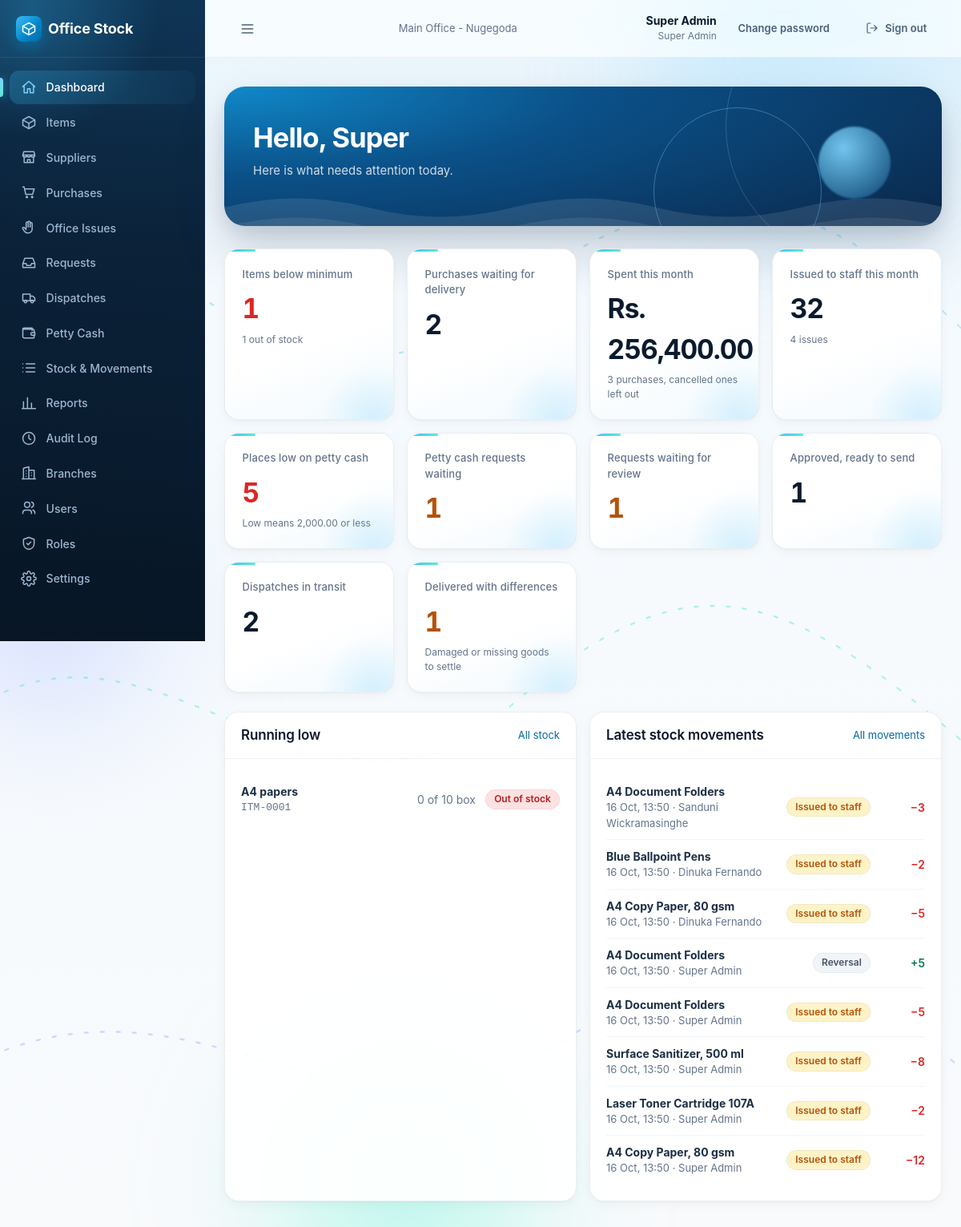
Page / (signed in) on the earlier database version.
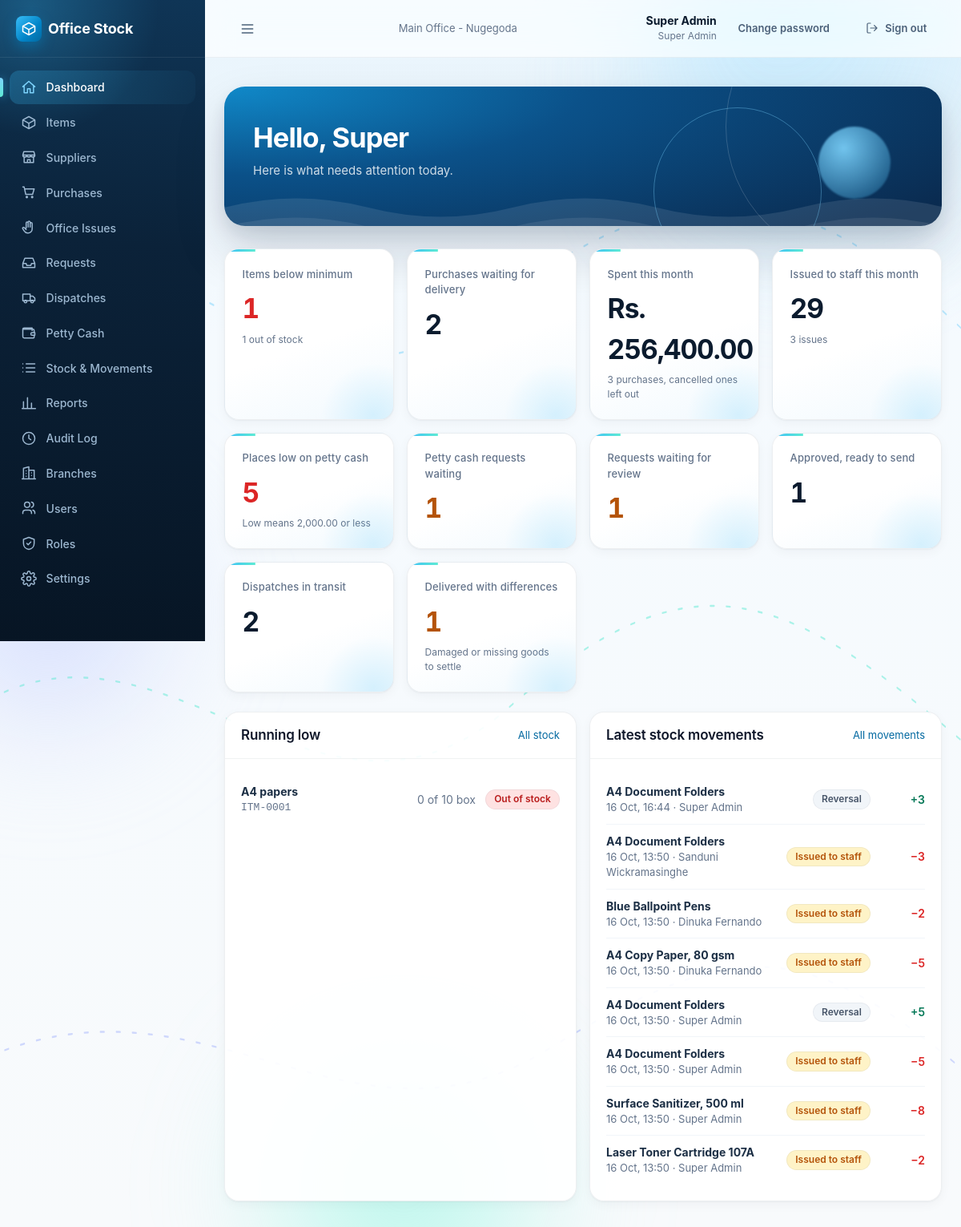
Same page on the later database version.
### catalog/models.py (models this page shows, shortened)
class Item(models.Model):
    code = models.CharField(max_length=20, unique=True)
    name = models.CharField(max_length=160)
    category = models.ForeignKey(Category, on_delete=models.PROTECT, related_name='items')
    unit = models.CharField(max_length=30)  # e.g. ream, box, piece
    min_stock = models.PositiveIntegerField(default=0)
    last_unit_cost = models.DecimalField(max_digits=12, decimal_places=2, null=True, blank=True,
                                         validators=[MinValueValidator(Decimal('0'))])
    active = models.BooleanField(default=True)
    created_at = models.DateTimeField(auto_now_add=True)
    updated_at = models.DateTimeField(auto_now=True)
    class Meta:
        ordering = ['name']

### inventory/models.py (models this page shows, shortened)
class StockLedger(AppendOnlyModel):
    item = models.ForeignKey('catalog.Item', on_delete=models.PROTECT, related_name='ledger_rows')
    branch = models.ForeignKey('accounts.Branch', null=True, blank=True, on_delete=models.PROTECT, related_name='ledger_rows')
    in_transit = models.BooleanField(default=False)
    quantity_change = models.IntegerField()  # + in, - out
    type = models.CharField(max_length=20, choices=choices(LEDGER_TYPES))
    source_model = models.CharField(max_length=30, blank=True, default='')  # 'Purchase' | 'Dispatch' | 'OfficeIssue' ...
    source_id = models.CharField(max_length=40, blank=True, default='')
    reason = models.CharField(max_length=200, blank=True, default='')  # a code such as 'damaged', or free text
    note = models.CharField(max_length=200, blank=True, default='')
    reversal_of = models.ForeignKey('self', null=True, blank=True, on_delete=models.PROTECT, related_name='+')
    created_by = models.ForeignKey(settings.AUTH_USER_MODEL, null=True, blank=True, on_delete=models.PROTECT, related_name='+')
    created_at = models.DateTimeField(auto_now_add=True)
    objects = StockLedgerQuerySet.as_manager()
    objects_message = 'Stock ledger rows cannot be changed. Post a reversal instead.'
    class Meta:
        ordering = ['-created_at', '-id']
        indexes = [
            models.Index(fields=['item', 'branch']),
            models.Index(fields=['branch', 'item']),
            models.Index(fields=['branch', '-created_at', '-id']),
            models.Index(fields=['-created_at', '-id']),
        ]

### accounts/models.py (models this page shows, shortened)
class User(AbstractBaseUser):
    name = models.CharField(max_length=120)
    email = models.EmailField(unique=True)
    role = models.CharField(max_length=40)
    permissions = models.JSONField(null=True, blank=True, default=None)
    branch = models.ForeignKey(Branch, on_delete=models.PROTECT, related_name='users')
    active = models.BooleanField(default=True)
    failed_logins = models.PositiveSmallIntegerField(default=0)
    locked_until = models.DateTimeField(null=True, blank=True)
    created_at = models.DateTimeField(auto_now_add=True)
    updated_at = models.DateTimeField(auto_now=True)
    USERNAME_FIELD = 'email'
    REQUIRED_FIELDS = ['name']
    objects = UserManager()
    class Meta:
        ordering = ['name']
    @property
    def role_def(self):
        if not hasattr(self, '_role_def'):
            if self.role == SUPER_ADMIN_ROLE['key']:
                self._role_def = SUPER_ADMIN_ROLE
            else:
                r = Role.objects.filter(key=self.role).first()
                self._role_def = r.as_def() if r else None
        return self._role_def
    @property
    def role_name(self):
        return (self.role_def or {}).get('name') or self.role

### core/views.py (the view)
# urls.py: path('', views.dashboard, name='dashboard'),
@login_required
def dashboard(request):
    data = build_dashboard(request.user)
    perms = request.perms
    stock_link = 'inventory:stock' if 'stock.view' in perms else 'catalog:item_list'
    tiles = []
    if 'low_stock' in data:
        ls = data['low_stock']
        tiles.append({'label': 'Items below minimum', 'value': ls['count'], 'url': stock_link,
                      'tone': 'bad' if ls['out_of_stock'] > 0 else ('warn' if ls['count'] > 0 else ''),
                      'note': f"{ls['out_of_stock']} out of stock" if ls['out_of_stock'] > 0
                      else ('All items are above their minimum' if ls['count'] == 0 else '')})
    if 'purchases' in data:
        p = data['purchases']
        tiles.append({'label': 'Purchases waiting for delivery', 'value': p['awaiting_delivery'], 'url': 'inventory:purchase_list'})
        tiles.append({'label': 'Spent this month', 'value': p['spent_this_month'], 'money': True, 'url': 'inventory:purchase_list',
                      'note': f"{p['count_this_month']} purchase{'' if p['count_this_month'] == 1 else 's'}, cancelled ones left out"})
    if 'issues' in data:
        i = data['issues']
        tiles.append({'label': 'Issued to staff this month', 'value': i['units_this_month'], 'url': 'inventory:issue_list',
                      'note': f"{i['count_this_month']} issue{'' if i['count_this_month'] == 1 else 's'}"})
    if 'petty_cash' in data:
        pc = data['petty_cash']
        if pc['all_branches']:
            tiles.append({'label': 'Places low on petty cash', 'value': pc['low_count'], 'url': 'pettycash:overview',
                          'tone': 'bad' if pc['low_count'] else '',
                          'note': f"Low means {pc['low_level']:,.2f} or less"})
            if 'petty_cash.approve' in perms:
                tiles.append({'label': 'Petty cash requests waiting', 'value': pc['waiting'], 'url': 'pettycash:request_list',
                              'tone': 'warn' if pc['waiting'] else ''})
        else:
            low = pc['low_count'] > 0
            tiles.append({'label': 'Your petty cash', 'value': pc['balance'], 'money': True, 'url': 'pettycash:overview',
                          'tone': 'bad' if low else '', 'note': 'Low, please request more' if low else ''})
    if 'requests' in data:
        r = data['requests']
        reviewer = 'requests.review' in perms
        tiles.append({'label': 'Requests waiting for review' if reviewer else 'Your requests waiting for review',
                      'value': r['waiting_for_review'], 'url': 'branchops:request_list',
                      'tone': 'warn' if reviewer and r['waiting_for_review'] > 0 else ''})
        if 'dispatches.manage' in perms:
            tiles.append({'label': 'Approved, ready to send', 'value': r['ready_to_send'], 'url': 'branchops:request_list'})
    if 'dispatches' in data:
        d = data['dispatches']
        receiver = 'dispatches.receive' in perms and 'dispatches.manage' not in perms
        tiles.append({'label': 'Deliveries on the way to you' if receiver else 'Dispatches in transit',
                      'value': d['in_transit'], 'url': 'branchops:dispatch_list'})
        if d['with_differences'] > 0:
            tiles.append({'label': 'Delivered with differences', 'value': d['with_differences'], 'url': 'branchops:dispatch_list',
                          'tone': 'warn', 'note': 'Damaged or missing goods to settle'})
    return render(request, 'core/dashboard.html', {
        'data': data, 'tiles': tiles, 'stock_link': stock_link, 'first_name': request.user.name.split(' ')[0],
        'has_content': bool(tiles) or 'recent_movements' in data, 'recent': data.get('recent_movements', [])})

### accounts/roles.py (called while the page is built, shortened)
def ensure_default_roles():
    settings = Setting.get()
    if settings.default_roles_seeded:
        return False

### core/context_processors.py (called while the page is built)
def app(request):
    ctx = {}
    user = getattr(request, 'user', None)
    if user is None or not user.is_authenticated:
        return ctx
    settings = Setting.get()
    ctx['app_settings'] = settings
    perms = getattr(request, 'perms', [])
    nav = []
    path = request.path
    for n in visible_nav(user, perms, settings.branch_module_enabled):
        try:
            url = reverse(n['url'])
        except NoReverseMatch:
            continue
        active = path == url if n.get('exact') else path.startswith(n['match'])
        nav.append({**n, 'href': url, 'active': active})
    ctx.update({
        'nav': nav,
        'perm': {p.replace('.', '_'): (p in perms) for p in ALL_PERMISSIONS},
        'is_branch_side': side_of(user) == 'branch',
        'is_super_admin': user.role == 'super_admin',
    })
    return ctx

### core/permissions.py (called while the page is built)
def side_of(user, role_def=None):
    role_def = role_def if role_def is not None else getattr(user, 'role_def', None)
    return (role_def or {}).get('side') or SIDES.MAIN

### core/rules/petty_cash_rules.py (called while the page is built)
def is_low(balance, level):
    return Decimal(balance) <= Decimal(level)

### core/templates/core/dashboard.html (shortened to what this page needs)
{% extends "base.html" %}
{% load ui %}
{% block content %}
<div class="page-header hero">
  <span class="ring r1" data-parallax="-0.12" aria-hidden="true"></span><span class="ring r2" data-parallax="0.09" aria-hidden="true"></span><span class="ring r3" data-parallax="-0.2" aria-hidden="true"></span>
  <div><h1>Hello, {{ first_name }}</h1>
  <p>{% if data.scope.branch_side %}Here is what needs attention today · {{ data.scope.branch_name }}{% else %}Here is what needs attention today.{% endif %}</p></div>
</div>
{% if not has_content %}
  <div class="card empty"><h3>Nothing to show yet</h3><p>Your account has no features ticked that show numbers here. Ask the Super Admin if you need access.</p></div>
{% else %}
  {% if tiles %}
  <div class="grid grid-4">
    {% for t in tiles %}
    <a class="tile" href="{% url t.url %}">
      <div class="label">{{ t.label }}</div>
      <div class="value {{ t.tone }}">{% if t.money %}{{ t.value|money }}{% else %}{{ t.value }}{% endif %}</div>
      {% if t.note %}<div class="note">{{ t.note }}</div>{% endif %}
    </a>
    {% endfor %}
  </div>
  {% endif %}
  <div class="grid grid-2 mt">
    {% if data.low_stock %}
    <div class="card">
      <div class="card-head"><h2>Running low</h2><a class="small" href="{% url stock_link %}">{% if perm.stock_view %}All stock{% else %}All items{% endif %}</a></div>
      <div class="card-body">
        {% if not data.low_stock.items %}
          <p class="muted small" style="margin:0">Every active item is above its minimum.</p>
        {% else %}
        <ul class="rows">
          {% for i in data.low_stock.items %}
          <li>
            <div><b>{{ i.name }}</b><div class="mono small muted">{{ i.code }}</div></div>
            <div style="display:flex;align-items:center;gap:.75rem">
              <span class="muted">{% if i.quantity > 0 %}{{ i.quantity }}{% else %}0{% endif %} of {{ i.min_stock }} {{ i.unit }}</span>
              {% if i.quantity <= 0 %}{% badge "Out of stock" "red" %}{% else %}{% badge "Low stock" "amber" %}{% endif %}
            </div>
          </li>
          {% endfor %}
        </ul>
        {% endif %}
      </div>
    </div>
    {% endif %}
    {% if 'recent_movements' in data %}
    <div class="card">
      <div class="card-head"><h2>Latest stock movements</h2><a class="small" href="{% url 'inventory:stock' %}">All movements</a></div>
      <div class="card-body">
        {% if not recent %}
          <p class="muted small" style="margin:0">No stock has moved yet. Receive a purchase to get started.</p>
        {% else %}
        <ul class="rows">
          {% for m in recent %}
          <li>
            <div><b>{{ m.item.name }}</b><div class="small muted">{{ m.created_at|ftime }}{% if m.created_by %} · {{ m.created_by.name }}{% endif %}</div></div>
            <div style="display:flex;align-items:center;gap:.75rem">
              {% movement_badge m.type %}
              <span class="{% if m.quantity_change < 0 %}neg{% else %}pos{% endif %}" style="min-width:3.5rem;text-align:right">{{ m.quantity_change|signed }}</span>
            </div>
          </li>
          {% endfor %}
        </ul>
        {% endif %}
      </div>
    </div>
    {% endif %}
  </div>
{% endif %}
{% endblock %}

### templates/base.html (shortened to what this page needs)
{% load static ui %}<!doctype html>
<html lang="en">
<head>
  <link rel="stylesheet" href="{% static 'css/app.css' %}">
  <link rel="stylesheet" href="{% static 'css/premium.css' %}">
</head>
<body>
<div class="ambient" aria-hidden="true">
  <span class="blob b1" data-parallax="0.10"><i></i></span>
  <span class="blob b2" data-parallax="-0.07"></span>
  <span class="blob b3" data-parallax="0.05"><i></i></span>
  <svg class="airflow" viewBox="0 0 1440 900" preserveAspectRatio="none">
    <path d="M-40 220 C 260 120, 420 340, 720 230 S 1200 120, 1480 260"/>
    <path d="M-40 520 C 240 430, 480 640, 760 520 S 1180 430, 1480 560"/>
    <path d="M-40 780 C 300 700, 520 860, 820 770 S 1220 690, 1480 800"/>
  </svg>
</div>
<div class="shell">
  <aside class="sidebar" id="sidebar">
    <div class="brand"><div class="brand-mark">{% icon 'box' %}</div><span class="brand-name">Office Stock</span></div>
    <nav class="nav" aria-label="Main">
      {% for n in nav %}<a href="{{ n.href }}" class="{% if n.active %}active{% endif %}">{% icon n.icon %}{{ n.label }}</a>{% endfor %}
    </nav>
  </aside>
  <div class="main-col">
    <header class="topbar">
      <button class="btn btn-ghost menu-btn" type="button" data-nav-open aria-label="Open menu">{% icon 'menu' %}</button>
      <div class="branch-name muted small">{{ request.user.branch.name }}</div>
      <div class="topbar-right">
        <div class="who"><b>{{ request.user.name }}</b><span>{{ request.user.role_name }}</span></div>
        <a class="btn btn-ghost btn-sm" href="{% url 'accounts:change_password' %}">Change password</a>
        <form method="post" action="{% url 'accounts:logout' %}" class="inline">{% csrf_token %}
          <button class="btn btn-ghost btn-sm" type="submit">{% icon 'logout' 'icon icon-sm' %}<span class="hide-sm">Sign out</span></button>
        </form>
      </div>
    </header>
    <main class="content">
      {% block content %}{% endblock %}
    </main>
  </div>
</div>
</body>
</html>

Differences in the rows shown:
no longer on this page (row unchanged): StockLedger: item.name "A4 Copy Paper, 80 gsm", created_at|ftime "16 Oct, 13:50", created_by.name "Super Admin", type "Issued to staff", quantity_change|signed "−12"
added StockLedger: item.name "A4 Document Folders", created_at|ftime "16 Oct, 16:44", created_by.name "Super Admin", type "Reversal", quantity_change|signed "+3"
Other differences:
new list line: "Issued to staff this month 29 3 issues"
list line gone: "Issued to staff this month 32 4 issues"
